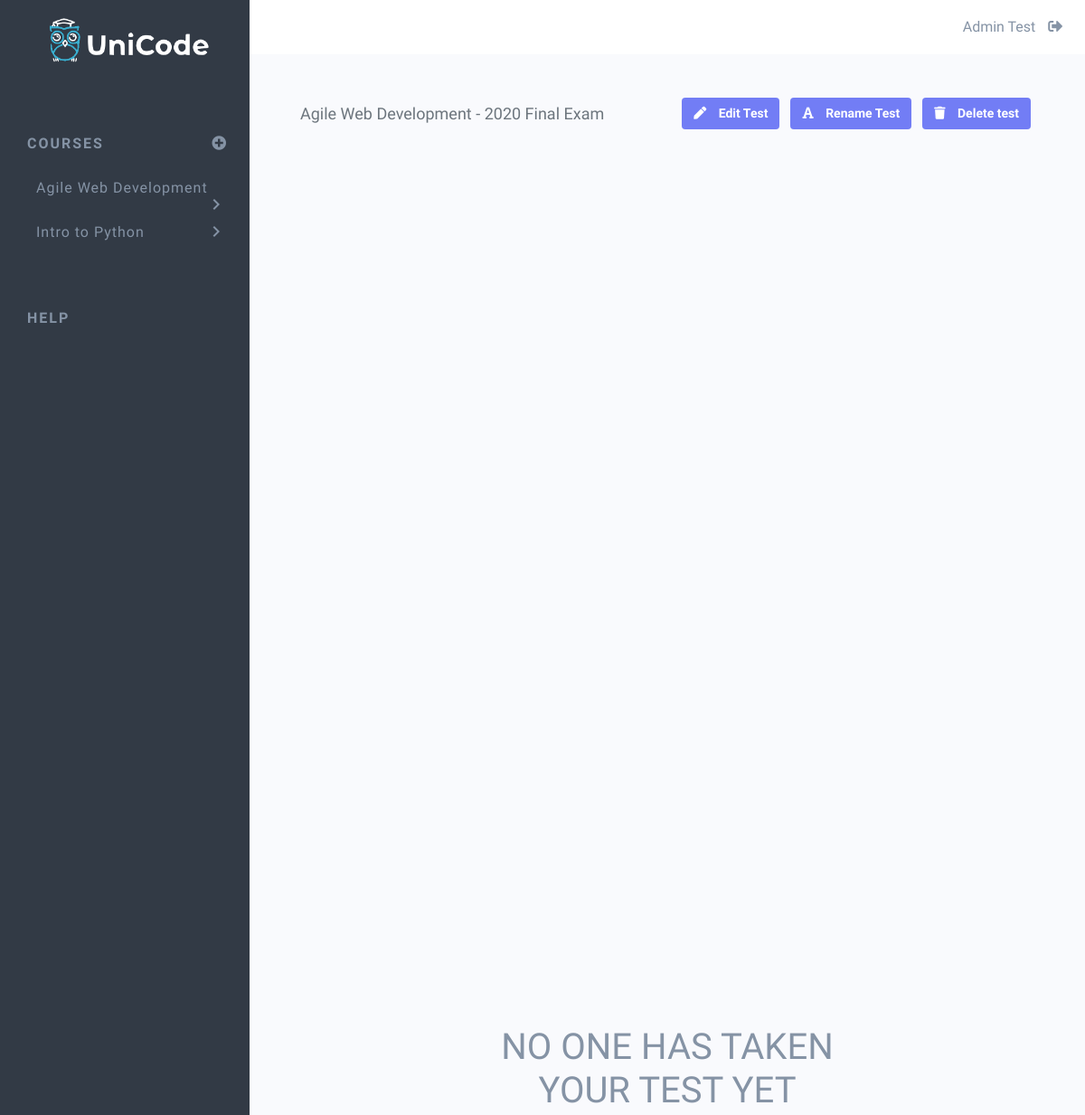
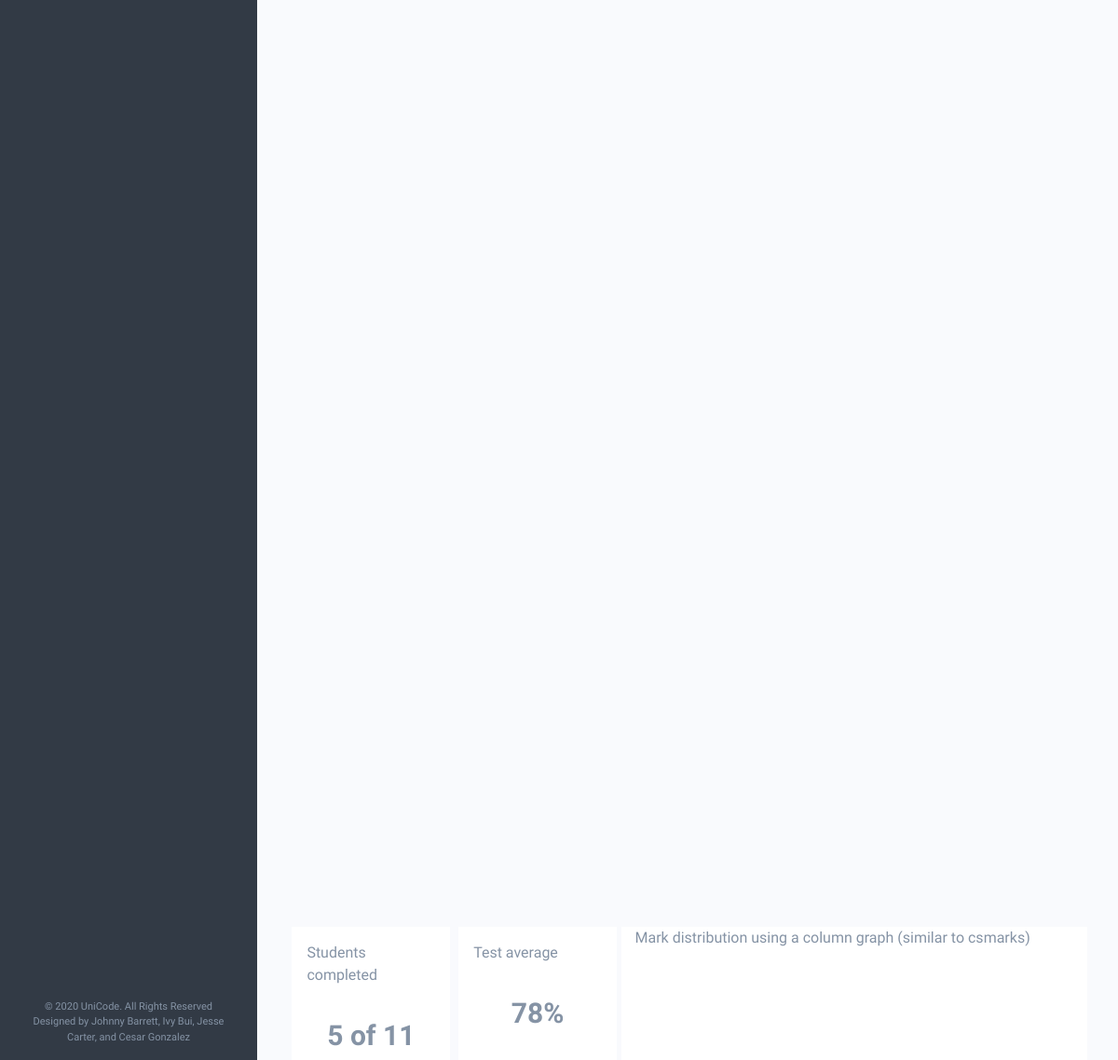
Page /admin/1/1 (signed in) on the committed database (2 pictures, top to bottom).
### app/models.py (models this page shows, shortened)
class Course(db.Model):
    __tablename__ = 'courses'
    id = db.Column(db.Integer, primary_key=True, nullable=False)
    name = db.Column(db.String(64))
    course_code = db.Column(db.String(32))
    tests = db.relationship('Test', backref='course', lazy=True)

class User(UserMixin, db.Model):
    __tablename__ = 'users'
    id = db.Column(db.Integer, primary_key=True, nullable=False)
    email = db.Column(db.String(64), index=True, unique=True)
    password_hash = db.Column(db.String(32))
    first_name = db.Column(db.String(32))
    last_name = db.Column(db.String(32))
    is_admin = db.Column(db.Boolean, nullable=False, default=True)
    courses = db.relationship('Course', secondary=enrolments, lazy='subquery',
                              backref=db.backref('users', lazy=True))

class Test(db.Model):
    __tablename__ = 'tests'
    id = db.Column(db.Integer, primary_key=True, nullable=False)
    name = db.Column(db.String(64), nullable=False)
    course_id = db.Column(db.Integer, db.ForeignKey('courses.id'))
    questions = db.relationship('Question', backref='test', lazy=True)

### app/routes.py (the view)
@app.route('/admin/<course_id>/<test_id>')
@login_required
def test_view(course_id, test_id):
    course_form = NewCourseForm()
    course = Course.query.filter_by(id=course_id).first()
    test = Test.query.filter_by(id=test_id).first()
    course_form = NewCourseForm()
    return render_template('admin-test-view.html', course=course,
                           course_form=course_form, test=test)

### app/models.py (called while the page is built)
@login.user_loader
def load_user(id):
    return User.query.get(int(id))

### app/templates/admin-test-view.html (shortened to what this page needs)
{% extends "base.html" %}
{% block content %}
<div class="row mx-2">
    <h1 class="page-heading">{{ course.name }} - {{ test.name }}</h1>
    <div id="edit-test-btns">
        <a href="{{ url_for('edit_test', course_id=course.id, test_id=test.id) }}" class="btn purple-btn edit-test-btn">
            <i class="fas fa-pen"></i>
            Edit Test
        </a>
        <a href=# class="btn purple-btn edit-test-btn">
            <i class="fas fa-font"></i>
            Rename Test
        </a>
        <button class="btn purple-btn edit-test-btn" onclick="deletePrompt()">
            <i class="fas fa-trash"></i>
            Delete test
        </button>
    </div>
</div>
<div id="no-test-taken" class="row h-100">
    <div class="col"></div>
    <div class="col-6 my-auto text-center">
      <h1 class="portal-msg">NO ONE HAS TAKEN
        YOUR TEST YET</h1>
    </div>
    <div class="col"></div>
</div>
<div class="row mb-5">
    <div class="col-5">
        <div class="row mb-5">
        <div class="test-results p-3">
            Students completed
            <span class="result">5 of 11</span>
        </div>
        <div class="test-results p-3">
            Test average
            <span class="result">78%</span>
        </div>
        </div>
    </div>
    <div class="col-7 results-graph">
        Mark distribution using a column graph (similar to csmarks)
    </div>
</div>
{% endblock %}

### app/templates/base.html (shortened to what this page needs)
<!DOCTYPE html>
<html lang="en">
<head>
  <link href="https://stackpath.bootstrapcdn.com/bootstrap/4.4.1/css/bootstrap.min.css" rel="stylesheet">
  <link rel="stylesheet" href="https://use.fontawesome.com/releases/v5.2.0/css/all.css">
<link rel="stylesheet" href="{{ url_for('static', filename='css/style.css') }}">
</head>
<body>
  <div class="sidenav">
    <img id="logo-horiz" src="{{ url_for('static', filename='img/UniCode-colour-horiz.png') }}" alt="UniCode logo">
    <div class="nav-parent" style="margin-left:15px;">
      {% if current_user.is_admin %}
      <div class="row">
        <a href="{{ url_for('admin_portal') }}">Courses</a>
        <a id="new-course-icon" href="#">
          <i id="nav-indicator" class="fas fa-plus-circle"></i>
        </a>
      </div>
      {% else %}
      <a href="{{ url_for('student_portal') }}">Courses</a>
      {% endif %}
    </div>
    {% if current_user.courses %}
    {% for course in current_user.courses %}
    <a class="nav-child" href="{{ url_for('course_view', course_id=course.id) }}">{{ course.name }}<span
        id="nav-indicator" class="material-icons">chevron_right</span></a>
    {% endfor %}
    {% endif %}
    <div class="nav-parent mt-4">Help</div>
    <div class="footer">
      <p>&copy; 2020 UniCode. All Rights Reserved <br>Designed by Johnny Barrett, Ivy Bui, Jesse Carter, and Cesar
        Gonzalez</p>
    </div>
  </div>
  <div class="topbar">
    <p id="username">{{ current_user.first_name }} {{ current_user.last_name }}
      <a id="logout-icon" href="{{ (url_for('logout')) }}" style="color: #8593A5;"><i
          class="fas fa-sign-out-alt"></i></a>
    </p>
  </div>
  <div class="content-container p-5">
    {% block content %} {% endblock %}
  </div>
</body>
</html>

### app/static/css/style.css (style rules this page uses)
:root { --unicode-main-text-colour: #8593A5; --unicode-dark-grey: #323A45; --unicode-mid-grey1: #6C757D; --unicode-mid-grey3: #98A6AC; --unicode-pale: #F9FAFD; --unicode-pale-purple: #DEDFFC; --unicode-purple: #727DF5; --unicode-yellow: #FFBC00; --unicode-red: #F95C7C; --unicode-green: #0BCF97; --unicode-blue: #39B0D1; }
html, body { min-height: 100% !important; height: 100%; }
body { font-family: 'Cabin', sans-serif; margin: 0; color: var(--unicode-main-text-colour); background-color: var(--unicode-pale); -webkit-font-smoothing: antialiased; -moz-osx-font-smoothing: grayscale; }
body > *:not(.sidenav):not(.topbar) { -webkit-transition: 0.3s -webkit-filter linear; -o-transition: 0.3s -o-filter linear; -moz-transition: 0.3 -moz-filter linear; -ms-transition: 0.3 -moz-filter linear; }
.sidenav { height: 100%; width: 23%; min-width: 275px; position: fixed; z-index: 1; top: 0; left: 0; background-color: #323A45; overflow-x: hidden; padding: 20px 20px 0px 30px; }
.sidenav a { padding-top: 30px; text-decoration: none; font-size: 16px; line-height: 19px; color: #8593A5; display: block; }
#logo-horiz { width:80%; display: block; margin-left: auto; margin-right: auto }
.nav-parent { padding-top: 50px; letter-spacing: 2px; text-transform: uppercase; font-weight: bold; }
a.nav-child { margin-left: 10px; font-weight: 500; letter-spacing: 1px; }
#nav-indicator { float: right; margin-right: 5px; line-height: 19px; }
.footer { font-size: 11px; position: fixed; left: 0; bottom: 0; width: 23%; text-align: center; padding: 0 30px; }
#new-course-icon { position: absolute; margin-right: 5px; right: 5%; }
.topbar { position: sticky; position: -webkit-sticky; top: 0; background-color: #FFFFFF; margin-left: 23%; height: 60px; overflow: hidden; display: block; padding-right: 25px; }
#username { text-align: right; color: var(--unicode-main-text-colour); font-size: 16px; line-height: 60px; }
#logout-icon { color: var(--unicode-main-text-colour); }
.fas { margin-left: 10px; }
.fa-plus-circle { float: right; }
.content-container { margin-right: 0; height: 92%; z-index: 1; background-color: var(--unicode-pale); transition: background-color 0.5s linear; }
.portal-msg { text-align: center; color: var(--unicode-mid-grey2); }
.purple-btn { background-color: var(--unicode-purple); color: white; font-weight: 600; }
.page-heading { font-size: 18px; color: var(--unicode-mid-grey1); text-align: start; line-height: 35px; margin-bottom: 0; }
a { color: inherit; }
#edit-test-btns { position: absolute; right: 5%; }
.edit-test-btn { margin-left: 8px; font-size: 14px; }
.edit-test-btn .fas { margin: 0 10px 0 0; }
.test-results { height: 170px; width: 170px; background-color: #FFFFFF; margin: 0 auto; }
.result { display: block; font-size: 30px; font-weight: bold; text-align: center; height: 100%; margin-top: 30px; }
.results-graph { background-color: #FFFFFF; }

### rows in the picture
Course: name "Agile Web Development"
Course: name "Intro to Python"
User: first_name "Admin", last_name "Test"
Test: name "2020 Final Exam"
